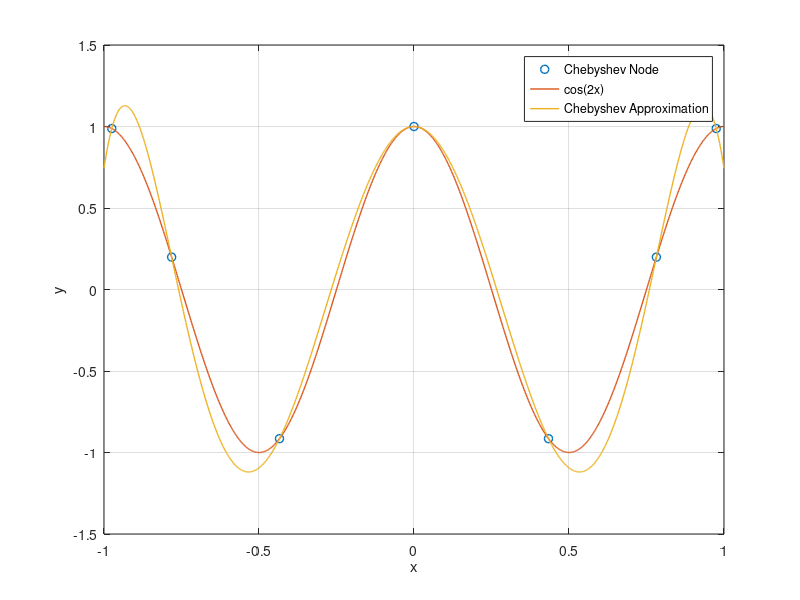

Reproduce this figure in MATLAB.
% ----------------------------------------------
% WP : orthogonal and periodical basis functions
% file : exercise3.m
% author: Cesare De Cal
% ----------------------------------------------

cosMultiplier = 2;

% Function given by exercise. Tweak cosMultiplier above
func = @(multiplier, x) cos(multiplier*x);

% Chebyshev compact-form formula
chebyshevFunction = @(i, x) cos(i*acos(x));

degree = 6;
nrOfPoints = degree + 1;

% Calculate roots of Chebyshev polynomial
roots = 1:nrOfPoints;
for index = 1:nrOfPoints
    cosNumerator = (2*index-1)*pi;
    cosDenominator = 2*nrOfPoints;
    roots(index) = cos(cosNumerator/cosDenominator);
end

% Calculate coefficients of Chebyshev polynomial
% Rescale interval from [-pi, pi] to [-1, 1] by
% multiplying argument by pi
coefficients = 1:nrOfPoints;
for j = 1:nrOfPoints
    % Sum
    sum = 0;
    for k = 1:nrOfPoints
        root = roots(k);
        functionEvaluation = func(cosMultiplier, pi*root);
        chebyRes = chebyshevFunction(j-1, root);
        sum = sum + functionEvaluation*chebyRes;
    end
    coefficients(j) = (2/nrOfPoints)*sum;
end

% Calculate associated y values for roots
rootsY = cos(cosMultiplier*pi*roots);

% Compute Y points
nrGraphXPoints = 1000;
computedYValues = 1:nrGraphXPoints;
x = linspace(-1,1,nrGraphXPoints);
firstCoeff = coefficients(1)/2;
for r = 1:nrGraphXPoints
    point = x(r);
    sum = 0;
	for j = 1:nrOfPoints
        coefficient = coefficients(j);
        chebyRes = chebyshevFunction(j-1, point);
		sum = sum + coefficient*chebyRes;
    end
	computedYValues(r) = sum - firstCoeff;
end

'Chebyshev polynomial roots:'
roots'

'Chebyshev polynomial coefficients:'
coefficients'

'Y values of root:'
rootsY'

% Plotting
% Roots
plot(roots, rootsY, 'o', 'LineWidth', 1)
hold on
% Actual function
plot(x, func(cosMultiplier, pi*x), 'LineWidth', 1)
hold on
% Chebyshev Polynomial Approximation
plot(x, computedYValues, 'LineWidth', 1)
hold off
axis([-1 1 -1.5 1.5])
grid on
l = legend( 'Chebyshev Node', 'cos(2x)', 'Chebyshev Approximation');
ylabel('y')
xlabel('x')